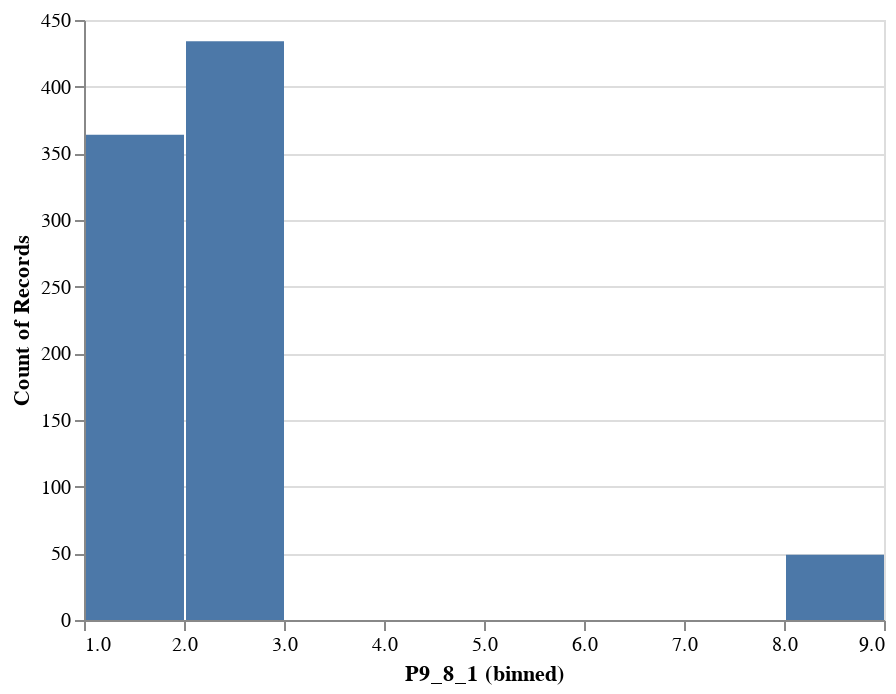

The notebook cell saved with this chart:
### Code cell
alt.Chart(enif_rango_melt).mark_bar().encode(
    alt.X("P9_8_1:Q", bin=True),
    y='count()',
    tooltip='count(variable)'
)

### Figure 1 — Vega-Lite specification as saved in the notebook (floating-point values rounded to 4 significant figures; data arrays with more than 128 entries replaced by an {"elided": "..."} marker saying what was removed)
{"config": {"view": {"continuousWidth": 400, "continuousHeight": 300}}, "data": {"name": "data-38b5ebd9cabc55c35c84b4f83821d530"}, "mark": "bar", "encoding": {"tooltip": {"aggregate": "count", "field": "variable", "type": "nominal"}, "x": {"bin": true, "field": "P9_8_1", "type": "quantitative"}, "y": {"aggregate": "count", "type": "quantitative"}}, "$schema": "https://vega.github.io/schema/vega-lite/v4.17.0.json", "datasets": {"data-38b5ebd9cabc55c35c84b4f83821d530": {"elided": "847 records"}}}
